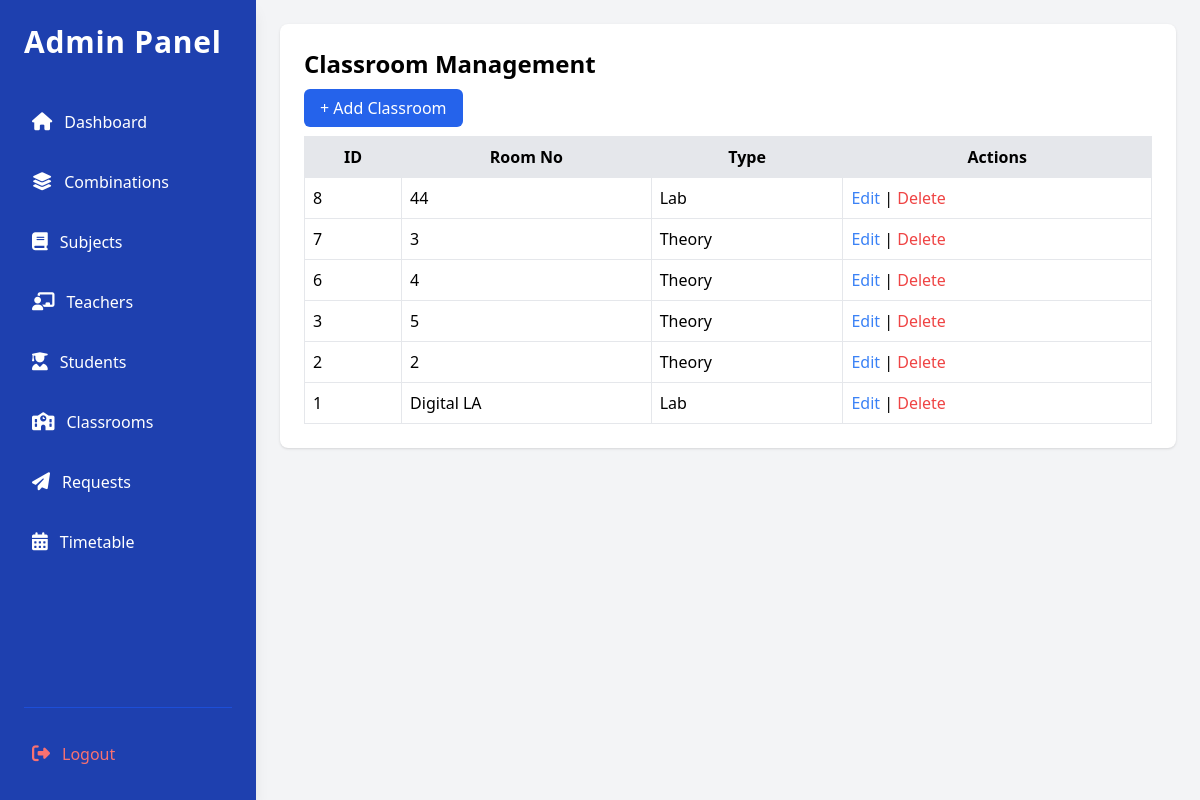
Page /src/views/admin/classrooms.php (signed in) on the earlier database version.
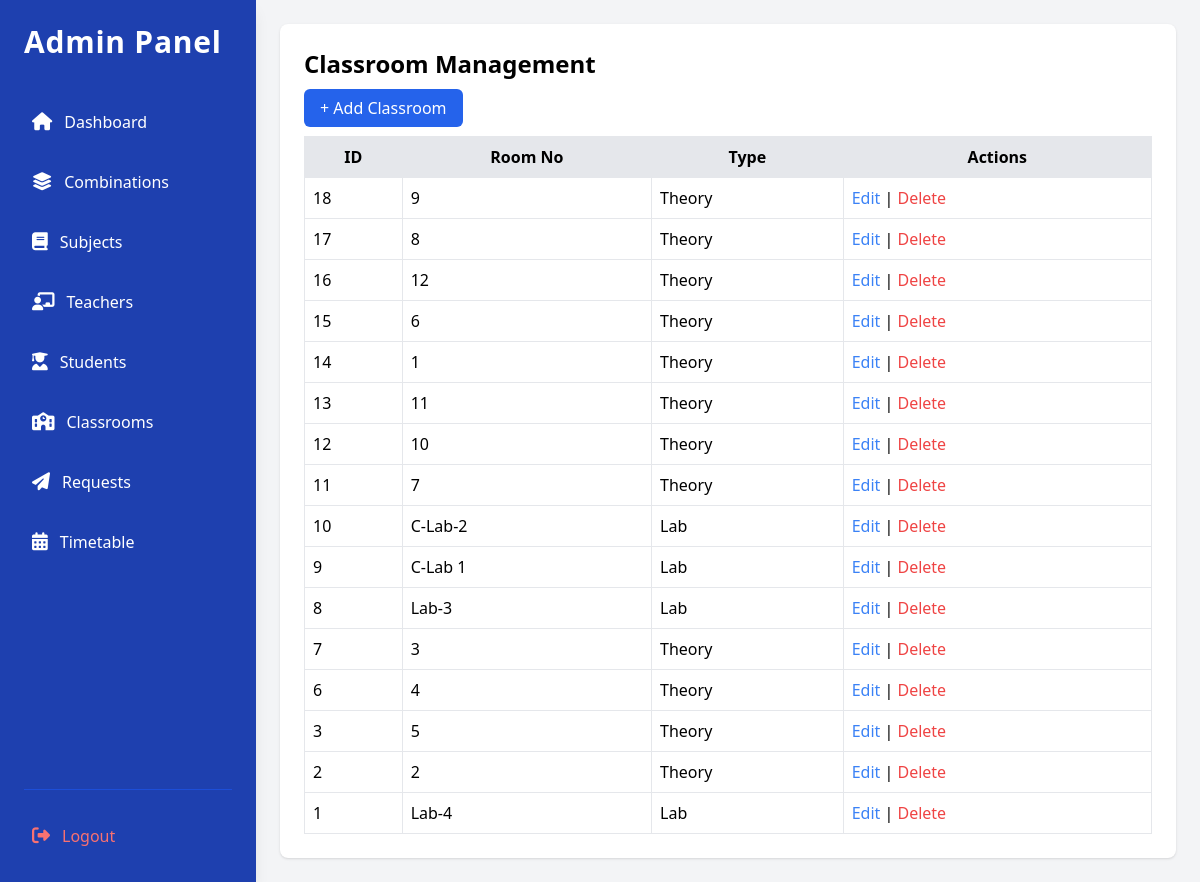
Same page on the later database version.
### tables this page shows
CREATE TABLE `classrooms` (
  `id` int(11) NOT NULL,
  `room_no` varchar(10) NOT NULL,
  `type` enum('theory','lab') NOT NULL
);

### src/models/Classroom.php (called while the page is built, shortened)
<?php
class Classroom {
    private $conn;
    public function __construct($db) {
        $this->conn = $db;
    }
    public function getAllClassrooms() {
        $query = "SELECT * FROM classrooms ORDER BY id DESC";
        $stmt = $this->conn->prepare($query);
        $stmt->execute();
        return $stmt->fetchAll(PDO::FETCH_ASSOC);
    }
}
?>

### src/views/admin/classrooms.php (the view, shortened to what this page needs)
<?php
include_once "../../models/Classroom.php";
$database = new Database();
$db = $database->getConnection();
$classroom = new Classroom($db);
$classrooms = $classroom->getAllClassrooms();
?>
<?php include_once(__DIR__ . '/header.php'); ?>
    <div class="max-w-4xl mx-auto bg-white p-6 rounded-lg shadow">
        <h2 class="text-2xl font-semibold mb-4">Classroom Management</h2>
        <a href="add_classroom.php" class="bg-blue-600 text-white px-4 py-2 rounded-md">+ Add Classroom</a>
        <table class="w-full mt-4 border-collapse border border-gray-300">
            <thead>
                <tr class="bg-gray-200">
                    <th class="border p-2">ID</th>
                    <th class="border p-2">Room No</th>
                    <th class="border p-2">Type</th>
                    <th class="border p-2">Actions</th>
                </tr>
            </thead>
            <tbody>
                <?php foreach ($classrooms as $class) : ?>
                    <tr class="bg-white border">
                        <td class="border p-2"><?= $class['id'] ?></td>
                        <td class="border p-2"><?= $class['room_no'] ?></td>
                        <td class="border p-2"><?= ucfirst($class['type']) ?></td>
                        <td class="border p-2">
                            <a href="edit_classroom.php?id=<?= $class['id'] ?>" class="text-blue-500">Edit</a> |
                            <a href="../../controllers/classroomController.php?delete=<?= $class['id'] ?>" class="text-red-500" onclick="return confirm('Are you sure?')">Delete</a>
                        </td>
                    </tr>
                <?php endforeach; ?>
            </tbody>
        </table>
    </div>
<?php include_once(__DIR__ . '/footer.php'); ?>

Differences in the rows shown:
added classrooms: id "18", room_no "9", type "Theory"
added classrooms: id "17", room_no "8", type "Theory"
added classrooms: id "16", room_no "12", type "Theory"
added classrooms: id "15", room_no "6", type "Theory"
added classrooms: id "14", room_no "1", type "Theory"
added classrooms: id "13", room_no "11", type "Theory"
added classrooms: id "12", room_no "10", type "Theory"
added classrooms: id "11", room_no "7", type "Theory"
added classrooms: id "10", room_no "C-Lab-2", type "Lab"
added classrooms: id "9", room_no "C-Lab 1", type "Lab"
changed classrooms id 8: room_no "44" → "Lab-3"
changed classrooms id 1: room_no "Digital LA" → "Lab-4"
